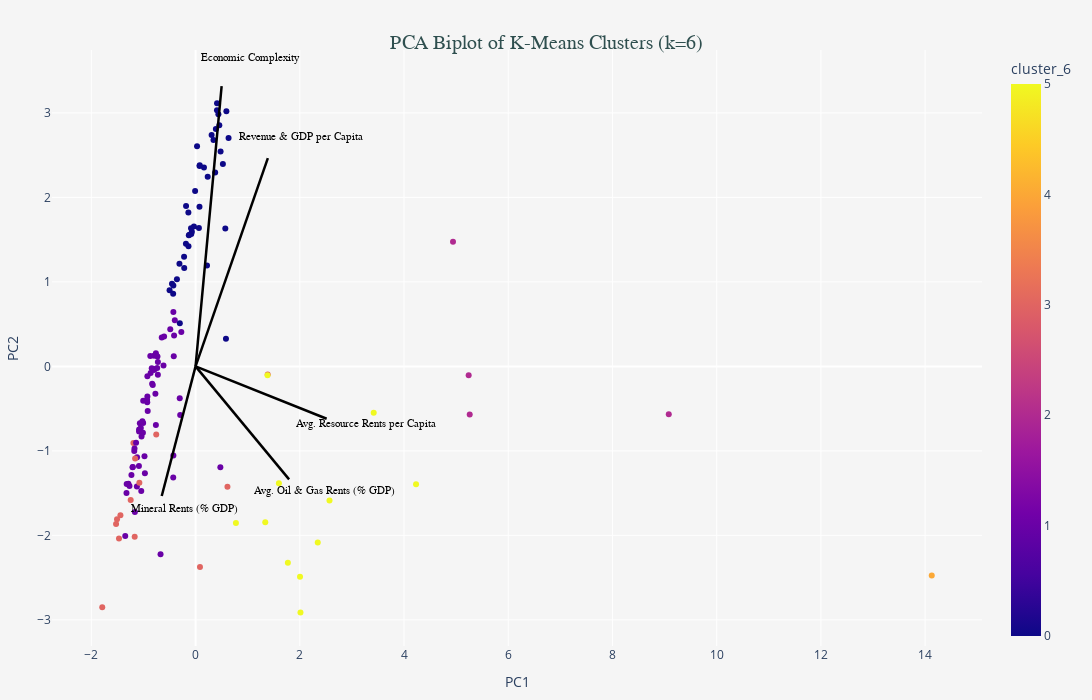

Notebook code for this chart:
### Markdown cell above
# Maps and Charts (Standard Clustering)

### Code cell
"""Initial map"""
## Create the k=6 Choropleth Map
fig_map_6 = px.choropleth(
    map_df,
    locations="Country Code",
    color="cluster_6",
    hover_name="Country Name",
    hover_data=["Country Code", "cluster_6"],
    color_discrete_sequence=px.colors.qualitative.Bold,
)
## Visual Enhancements 
fig_map_6.update_geos(
    # Use 'winkel tripel' or 'orthographic' for a nice global view
    projection_type="winkel tripel",
    # Reduce the scale to effectively "zoom out" the map
    projection_scale=1, # Default is often around 1.0, but setting explicitly ensures a consistent scale
    showcountries=True,
    countrycolor="Gray", # Add subtle country borders
    showcoastlines=True,
    coastlinecolor="Black", # Make coastlines clearer
    # Optional: Set a background color for the ocean/water
    lakecolor="LightBlue",
    oceancolor="LightBlue",
    showocean=True,
)
## Layout Enhancement 
fig_map_6.update_layout(
    # === SIZE ADJUSTMENT IS HERE ===
    # Set the overall plot size to a larger value (e.g., 1200x800 pixels)
    width=1200, 
    height=800,
    # ===============================

    # Center the title and add a font style
    title={
        'text': "Clustering of Economic Indicators and Resource Use (k=6, 2015-2021)",
        'y': 0.95, # Position the title higher
        'x': 0.5,
        'xanchor': 'center',
        'yanchor': 'top',
        'font': {'size': 20, 'color': 'DarkSlateGray', 'family': 'Arial'}
    },
    # Set the overall plot background to transparent or light gray
    plot_bgcolor='rgba(0,0,0,0)', 
    paper_bgcolor='LightGray', # Make the area around the map light gray
    # Move the legend
    legend_title_text='Cluster Group',
    legend=dict(
        orientation="h",
        yanchor="bottom",
        y=0.01,
        xanchor="center",
        x=0.5
    ),
    margin={"r":0,"t":50,"l":0,"b":0}
)
fig_map_6.show()

"""Heatmap"""
plt.figure(figsize=(18, 8)) 
sns.heatmap(  
    centroid_df_k6, 
    annot=True, 
    cmap='vlag',            
    fmt='.2f',               
    linewidths=0.5,          
    vmax=5.0,
    linecolor='white',
    cbar_kws={'label': 'Feature Z-Score (Std. Dev. from Mean)'} # Label the color bar
)
plt.title(
    'Cluster Profile Analysis: which variables determine every cluster', 
    fontsize=20, 
    pad=20, # Add padding above the plot
    fontweight='bold'
)
plt.ylabel('Cluster', fontsize=14, fontweight='bold')
plt.xlabel('Feature', fontsize=14, fontweight='bold')
plt.xticks(rotation=45, ha='right', fontsize=12) 
plt.yticks(rotation=0, fontsize=12) 
plt.tight_layout() 
plt.show()

"""Feature selection"""
SCALE_FACTOR = 5 
raw_loadings = {
    'Economic Complexity': (0.5001 / SCALE_FACTOR, 3.3182 / SCALE_FACTOR),
    'GDP per capita PPP': (1.7008 / SCALE_FACTOR, 2.4624 / SCALE_FACTOR),
    'Mineral rents (% of GDP)': (-0.6492 / SCALE_FACTOR, -1.5342 / SCALE_FACTOR),
    'Natural gas rents (% of GDP)': (1.7451 / SCALE_FACTOR, -1.3901 / SCALE_FACTOR),
    'Oil rents (% of GDP)': (1.8450 / SCALE_FACTOR, -1.2846 / SCALE_FACTOR),
    'Government Revenue (% of GDP)': (1.0739 / SCALE_FACTOR, 2.4665 / SCALE_FACTOR),
    'Oil rents per capita': (2.5923 / SCALE_FACTOR, -0.6163 / SCALE_FACTOR),
    'Natural resource rents per capita': (2.6838 / SCALE_FACTOR, -0.6682 / SCALE_FACTOR),
    'Natural Gas rents per capita': (2.2716 / SCALE_FACTOR, -0.5748 / SCALE_FACTOR)
}
gov_gdp_pc1 = np.mean([raw_loadings['Government Revenue (% of GDP)'][0], raw_loadings['GDP per capita PPP'][0]])
gov_gdp_pc2 = np.mean([raw_loadings['Government Revenue (% of GDP)'][1], raw_loadings['GDP per capita PPP'][1]])
rents_gdp_pc1 = np.mean([raw_loadings['Natural gas rents (% of GDP)'][0], raw_loadings['Oil rents (% of GDP)'][0]])
rents_gdp_pc2 = np.mean([raw_loadings['Natural gas rents (% of GDP)'][1], raw_loadings['Oil rents (% of GDP)'][1]])
per_capita_pc1 = np.mean([
    raw_loadings['Oil rents per capita'][0], 
    raw_loadings['Natural resource rents per capita'][0], 
    raw_loadings['Natural Gas rents per capita'][0]
])
per_capita_pc2 = np.mean([
    raw_loadings['Oil rents per capita'][1], 
    raw_loadings['Natural resource rents per capita'][1], 
    raw_loadings['Natural Gas rents per capita'][1]
])
loadings_simplified = {
    'Economic Complexity': raw_loadings['Economic Complexity'], # Kept separate
    'Mineral Rents (% GDP)': raw_loadings['Mineral rents (% of GDP)'], # Kept separate
    
    'Revenue & GDP per Capita': (gov_gdp_pc1, gov_gdp_pc2), # Averaged
    'Avg. Oil & Gas Rents (% GDP)': (rents_gdp_pc1, rents_gdp_pc2), # Averaged
    'Avg. Resource Rents per Capita': (per_capita_pc1, per_capita_pc2) # Averaged
}
data = []
annotations = []
arrow_color = 'Black'
X_TEXT_OFFSET=0.5
for feature, (pc1_load, pc2_load) in loadings_simplified.items():
    
    # 1. Create the arrow as a shape (line)
    arrow_line = go.layout.Shape(
        type="line",
        x0=0, y0=0,
        x1=pc1_load * SCALE_FACTOR, 
        y1=pc2_load * SCALE_FACTOR,
        line=dict(color=arrow_color, width=2.5)
    )
    data.append(arrow_line)
    
    # 2. Add text annotation for the feature name
    annotations.append(go.layout.Annotation(
        x=pc1_load * SCALE_FACTOR * 1.1 + X_TEXT_OFFSET,
        y=pc2_load * SCALE_FACTOR * 1.1,
        text=feature,
        showarrow=False,
        font=dict(color=arrow_color, size=11, family='Arial Black')
    ))
fig_biplot = px.scatter(
    pca_df, 
    x='PC1', 
    y='PC2', 
    color='cluster_6',
    hover_name='Country Code', 
    hover_data={
        'Country Name': True,
        'cluster_6': True, 
        'PC1': ':.2f',
        'PC2': ':.2f'
        },
    title='Simplified Interactive PCA Biplot of K-Means Clusters (k=6)',
    color_discrete_sequence=px.colors.qualitative.Bold,
    )
fig_biplot.update_layout(
    shapes=data,          # Add the new, simplified feature arrows
    annotations=annotations, # Add the new, simplified feature labels
    # Enhance the layout style
    title={
        'text': 'PCA Biplot of K-Means Clusters (k=6)',
        'y': 0.95, 
        'x': 0.5,
        'xanchor': 'center',
        'yanchor': 'top',
        'font': {'size': 20, 'color': 'DarkSlateGray', 'family': 'Arial'}
    },
    plot_bgcolor='rgba(0,0,0,0)', 
    paper_bgcolor='WhiteSmoke', 
    legend_title_text='Cluster Group',
    height=700, 
    width=1300,  
    margin={"r":20,"t":50,"l":20,"b":20}
)
fig_biplot.show()

"""Polygon"""
centroid_df_long = centroid_df_k6.reset_index(names='Cluster').melt(
    id_vars='Cluster', 
    var_name='Feature', 
    value_name='Z_Score'
)
centroid_df_long['Cluster'] = centroid_df_long['Cluster'].astype(str)
fig_radar = px.line_polar(
    centroid_df_long,
    r='Z_Score', 
    theta='Feature', 
    color='Cluster',
    line_close=True,
    # Use the same color sequence as your map
    color_discrete_sequence=px.colors.qualitative.Bold, 
    title="Cluster Centroid Profiles (Z-Scores)"
)
fig_radar.update_traces(fill='toself')
fig_radar.update_layout(
    polar=dict(
        radialaxis=dict(
            visible=True,
            range=[-3, 3] 
        )),
    showlegend=True,
    height=600,
    width=900
)

print("PCA Loadings (Influence of each variable on the axes):")
print(loadings)

#Visualize Loadings with a Heatmap 
plt.figure(figsize=(8, 6))
sns.heatmap(loadings, annot=True, cmap='coolwarm', center=0, fmt='.2f')
plt.title('PCA Loadings: Which variables drive PC1 and PC2?')
plt.show()

#Visualize Loadings as Vectors (Biplot style) 

plt.figure(figsize=(10, 10))
for i, feature in enumerate(data_for_pca.columns):
    plt.arrow(0, 0, 
              loadings.iloc[i, 0],  # x component (PC1)
              loadings.iloc[i, 1],  # y component (PC2)
              color='r', alpha=0.7, head_width=0.05)
    # Add text labels for features (offset slightly for readability)
    plt.text(loadings.iloc[i, 0]*1.15, 
             loadings.iloc[i, 1]*1.15, 
             feature, 
             color='g', ha='center', va='center', fontsize=10)

#Draw the circle (optional, helps see scale)
circle = plt.Circle((0,0), 1, color='b', fill=False, linestyle='--', alpha=0.3)
plt.gca().add_artist(circle)
plt.xlim(-1.2, 1.2)
plt.ylim(-1.2, 1.2)
plt.xlabel('PC1 Loading')
plt.ylabel('PC2 Loading')
plt.grid()
plt.title('PCA Feature Vectors (Biplot Projection)')
plt.show()

### Figure 1 — Plotly figure (JSON) as saved in the notebook; plotly's stock layout.template omitted (floating-point values rounded to 4 significant figures; data arrays with more than 128 entries replaced by an {"elided": "..."} marker saying what was removed)
{"data": [{"customdata": {"elided": "134x2 mixed values"}, "hovertemplate": "<b>%{hovertext}</b><br><br>PC1=%{x:.2f}<br>PC2=%{y:.2f}<br>Country Name=%{customdata[0]}<br>cluster_6=%{marker.color}<extra></extra>", "hovertext": {"elided": "134 str values"}, "legendgroup": "", "marker": {"color": {"elided": "134 int values"}, "coloraxis": "coloraxis", "symbol": "circle"}, "mode": "markers", "name": "", "orientation": "v", "showlegend": false, "type": "scatter", "x": {"elided": "134 float values"}, "xaxis": "x", "y": {"elided": "134 float values"}, "yaxis": "y"}], "layout": {"annotations": [{"font": {"color": "Black", "family": "Arial Black", "size": 11}, "showarrow": false, "text": "Economic Complexity", "x": 1.05, "y": 3.65}, {"font": {"color": "Black", "family": "Arial Black", "size": 11}, "showarrow": false, "text": "Mineral Rents (% GDP)", "x": -0.2141, "y": -1.688}, {"font": {"color": "Black", "family": "Arial Black", "size": 11}, "showarrow": false, "text": "Revenue & GDP per Capita", "x": 2.026, "y": 2.711}, {"font": {"color": "Black", "family": "Arial Black", "size": 11}, "showarrow": false, "text": "Avg. Oil & Gas Rents (% GDP)", "x": 2.475, "y": -1.471}, {"font": {"color": "Black", "family": "Arial Black", "size": 11}, "showarrow": false, "text": "Avg. Resource Rents per Capita", "x": 3.267, "y": -0.6817}], "coloraxis": {"colorbar": {"title": {"text": "cluster_6"}}, "colorscale": [[0, "#0d0887"], [0.1111, "#46039f"], [0.2222, "#7201a8"], [0.3333, "#9c179e"], [0.4444, "#bd3786"], [0.5556, "#d8576b"], [0.6667, "#ed7953"], [0.7778, "#fb9f3a"], [0.8889, "#fdca26"], [1, "#f0f921"]]}, "height": 700, "legend": {"title": {"text": "Cluster Group"}, "tracegroupgap": 0}, "margin": {"b": 20, "l": 20, "r": 20, "t": 50}, "paper_bgcolor": "WhiteSmoke", "plot_bgcolor": "rgba(0,0,0,0)", "shapes": [{"line": {"color": "Black", "width": 2.5}, "type": "line", "x0": 0, "x1": 0.5001, "y0": 0, "y1": 3.318}, {"line": {"color": "Black", "width": 2.5}, "type": "line", "x0": 0, "x1": -0.6492, "y0": 0, "y1": -1.534}, {"line": {"color": "Black", "width": 2.5}, "type": "line", "x0": 0, "x1": 1.387, "y0": 0, "y1": 2.464}, {"line": {"color": "Black", "width": 2.5}, "type": "line", "x0": 0, "x1": 1.795, "y0": 0, "y1": -1.337}, {"line": {"color": "Black", "width": 2.5}, "type": "line", "x0": 0, "x1": 2.516, "y0": 0, "y1": -0.6198}], "title": {"font": {"color": "DarkSlateGray", "family": "Arial", "size": 20}, "text": "PCA Biplot of K-Means Clusters (k=6)", "x": 0.5, "xanchor": "center", "y": 0.95, "yanchor": "top"}, "width": 1300, "xaxis": {"anchor": "y", "domain": [0, 1], "title": {"text": "PC1"}}, "yaxis": {"anchor": "x", "domain": [0, 1], "title": {"text": "PC2"}}}}
